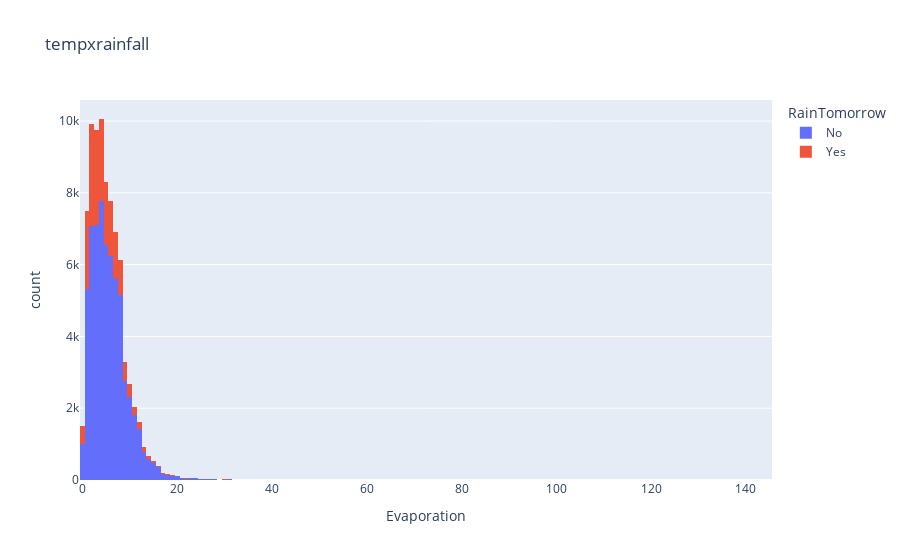

Notebook cell for this chart:
### Code cell
xp.histogram(df,x="Evaporation",title="tempxrainfall",color="RainTomorrow")

### Figure 1 — Plotly figure (JSON) as saved in the notebook; plotly's stock layout.template omitted (floating-point values rounded to 4 significant figures; data arrays with more than 128 entries replaced by an {"elided": "..."} marker saying what was removed)
{"data": [{"bingroup": "x", "hovertemplate": "RainTomorrow=No<br>Evaporation=%{x}<br>count=%{y}<extra></extra>", "legendgroup": "No", "marker": {"color": "#636efa", "pattern": {"shape": ""}}, "name": "No", "orientation": "v", "showlegend": true, "type": "histogram", "x": {"elided": "109586 float values"}, "xaxis": "x", "yaxis": "y"}, {"bingroup": "x", "hovertemplate": "RainTomorrow=Yes<br>Evaporation=%{x}<br>count=%{y}<extra></extra>", "legendgroup": "Yes", "marker": {"color": "#EF553B", "pattern": {"shape": ""}}, "name": "Yes", "orientation": "v", "showlegend": true, "type": "histogram", "x": {"elided": "31201 float values"}, "xaxis": "x", "yaxis": "y"}], "layout": {"barmode": "relative", "legend": {"title": {"text": "RainTomorrow"}, "tracegroupgap": 0}, "title": {"text": "tempxrainfall"}, "xaxis": {"anchor": "y", "domain": [0, 1], "title": {"text": "Evaporation"}}, "yaxis": {"anchor": "x", "domain": [0, 1], "title": {"text": "count"}}}}
